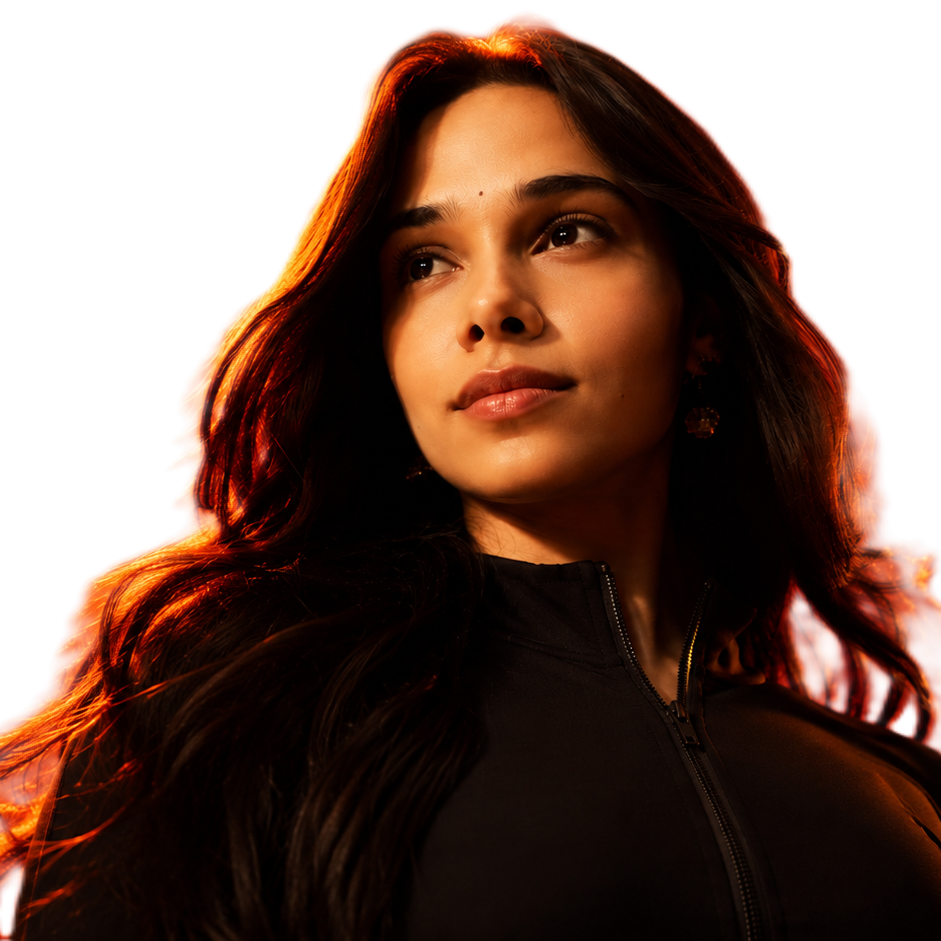
#> input picture assets/jacket.png, 941 x 941 px
$ python dotify.py ../assets/jacket.png
#> lines starting #> are read from the running program, lines starting #| are printed output that depends on the picture
#!/usr/bin/env python3
"""
dotify.py - turn a photo into dot-matrix / binary-grid art as an SVG.

Usage
-----
    python scripts/dotify.py me.jpg -o assets/portrait
    python scripts/dotify.py me.jpg -o assets/portrait --mode binary --cols 64
    python scripts/dotify.py me.jpg -o assets/portrait --circle --animate --color

Writes <out>-dark.svg and <out>-light.svg so the README can swap them with
<picture> + prefers-color-scheme. Also writes <out>.txt for the text modes.

Modes
-----
  dots    halftone: one circle per cell, radius scales with brightness
  binary  a grid of 0/1 glyphs, opacity scales with brightness
  ascii   plain ASCII ramp -> .txt (paste inside a ``` code block)
  braille unicode braille blocks -> .txt (4x denser than ascii)
"""

from __future__ import annotations

import argparse
import math
import sys
from pathlib import Path

try:
    from PIL import Image, ImageChops, ImageEnhance, ImageFilter, ImageOps
except ImportError:  # pragma: no cover
    sys.exit("Pillow is required:  python -m pip install Pillow")


# --------------------------------------------------------------------------- #
# themes
# --------------------------------------------------------------------------- #

THEMES = {
    # name: (foreground, dim-foreground, background-or-None)
    "dark": ("#39d353", "#0e4429", None),
    "light": ("#216e39", "#aceebb", None),
}

ASCII_RAMP = "@%#*+=-:. "  # dark -> light
BRAILLE_BASE = 0x2800
# bit order for a 2x4 braille cell: (col, row) -> dot bit
BRAILLE_BITS = [[0x01, 0x08], [0x02, 0x10], [0x04, 0x20], [0x40, 0x80]]


# --------------------------------------------------------------------------- #
# image prep
# --------------------------------------------------------------------------- #


# [11 lines left out: function square_crop, not called in this run]


def load_grid(path: Path, cols: int, contrast: float, gamma: float,
              cell_aspect: float, square: bool = False,
              focus: tuple[float, float] = (0.5, 0.5),
              equalize: bool = False, detail: float = 0.0):
    """Return (width, height, lum[y][x] in 0..1, rgb[y][x]).

    If the source has an alpha channel it is treated as a subject cutout: the
    image is flattened onto black, and the mask is carried through so nothing
    is ever drawn outside the subject and so `equalize` only measures the
    subject's own histogram rather than a huge empty background.
    """
#> called with cols = 88, contrast = 1.25, gamma = 1, cell_aspect = 1, square = False, focus = (0.5, 0.5), equalize = False, detail = 0
    img = ImageOps.exif_transpose(Image.open(path))
#> img is the input picture: PIL image 941x941 RGBA; mean R, G, B, A 112.2, 36.6, 7.9, 174.1

    mask = None
    if img.mode in ("RGBA", "LA", "P"):
        img = img.convert("RGBA")
        if img.split()[3].getextrema()[0] < 250:  # a real cutout, not a stray channel
            mask = img.split()[3]
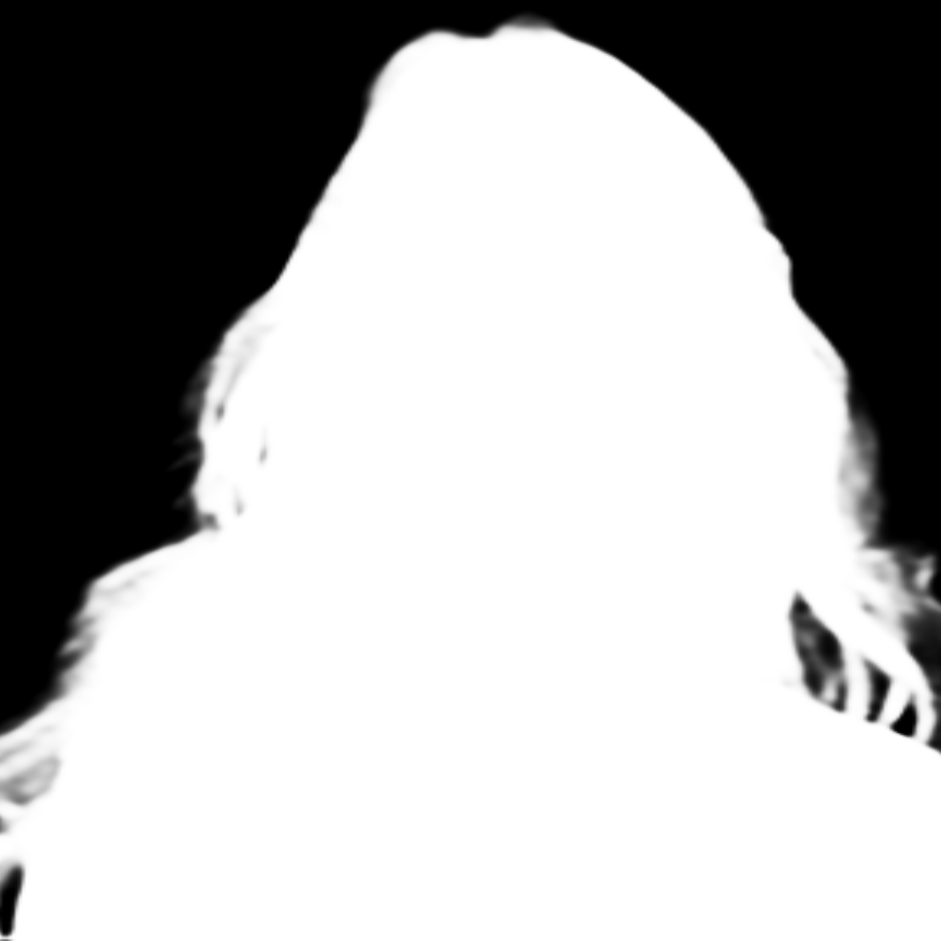
#> mask: PIL image 941x941 L; min 0, max 255, mean 174.1
        flat = Image.new("RGBA", img.size, (0, 0, 0, 255))
        flat.alpha_composite(img)
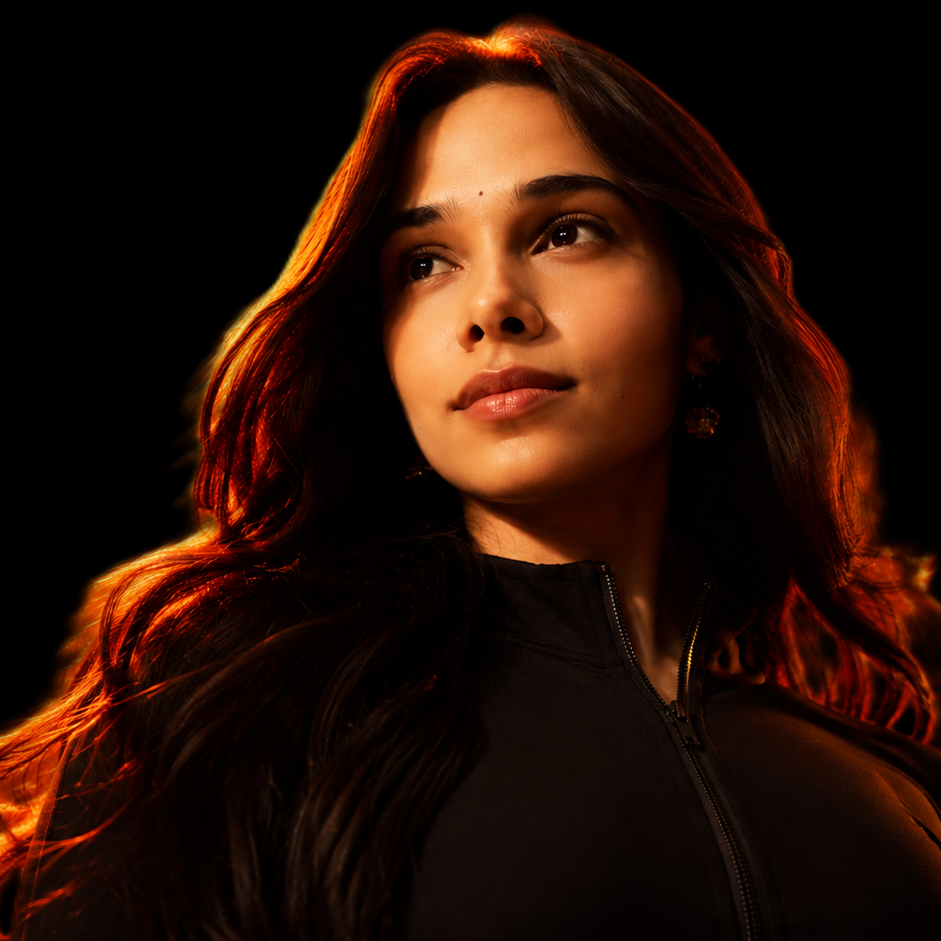
#> flat: PIL image 941x941 RGBA; mean R, G, B, A 39.5, 16.3, 6.8, 255
        img = flat
    img = img.convert("RGB")
#> img: PIL image 941x941 RGB

    if square:
        img = square_crop(img, *focus)
        if mask is not None:
            mask = square_crop(mask, *focus)

    gray = img.convert("L")

    # A lit face against near-black hair spans a far wider range than the ~10
    # tones a dot ramp can show. Equalising against the subject's own histogram
    # buys back the shadow detail; the unsharp pass puts local facial structure
    # back on top of the flattened result.
    if equalize:
        binmask = mask.point(lambda v: 255 if v > 127 else 0) if mask else None
        gray = ImageOps.equalize(gray, mask=binmask)
    if detail > 0:
        radius = max(2, round(min(img.size) / 52))
        gray = gray.filter(ImageFilter.UnsharpMask(
            radius=radius, percent=round(detail * 100), threshold=0))
    if contrast != 1.0:
        gray = ImageEnhance.Contrast(gray).enhance(contrast)
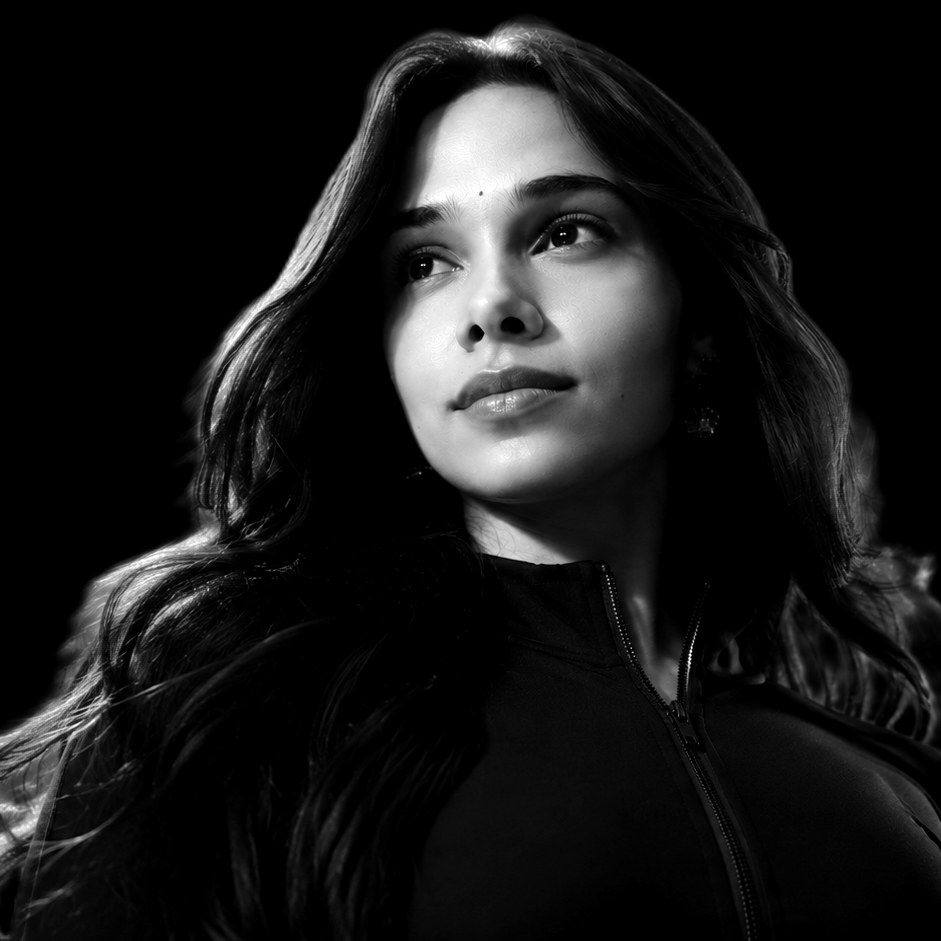
#> gray: PIL image 941x941 L; min 0, max 255, mean 24.2
        img = ImageEnhance.Contrast(img).enhance(contrast)
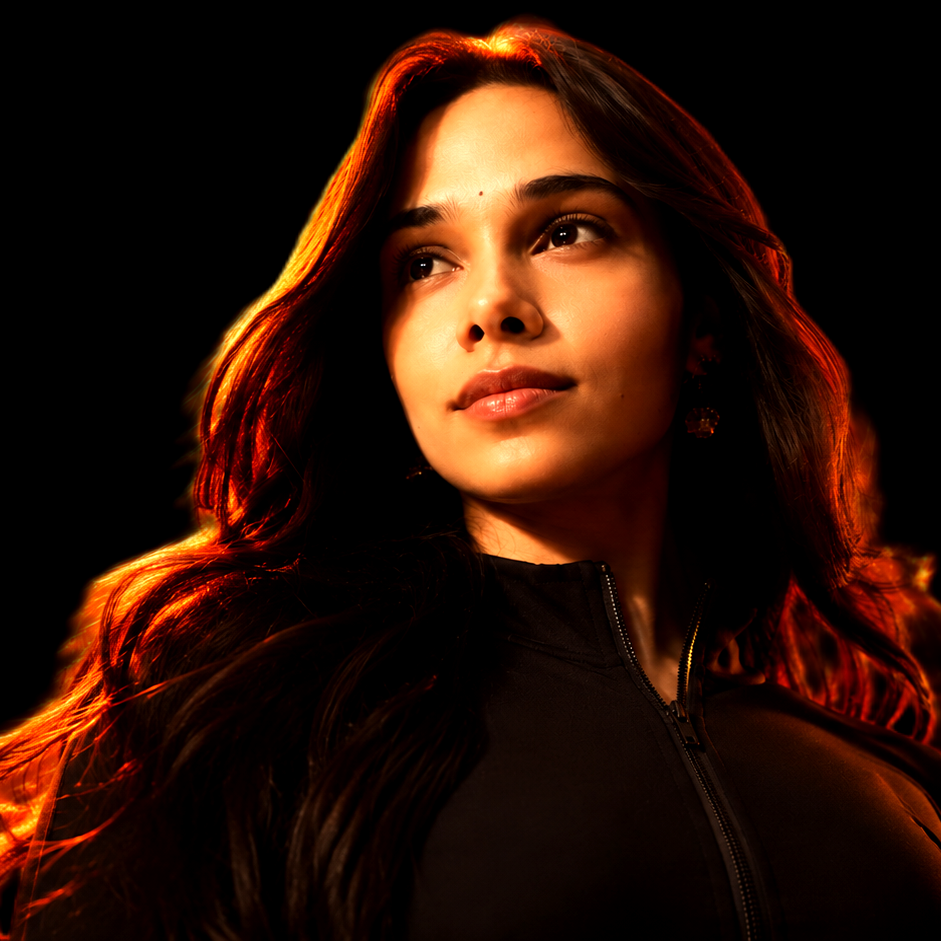
#> img: PIL image 941x941 RGB; mean R, G, B 43.5, 17.5, 6.6

    w, h = img.size
#> w = 941; h = 941
    # cell_aspect is cell width / cell height: 1.0 for square dot cells,
    # ~0.5 for monospace glyphs (which are about twice as tall as they are wide)
    rows = max(1, round(cols * (h / w) * cell_aspect))
#> rows = 88
    small_g = gray.resize((cols, rows), Image.Resampling.LANCZOS)
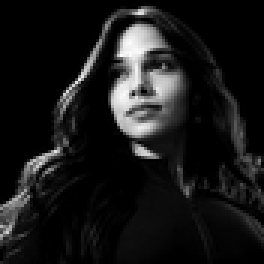
#> small_g: PIL image 88x88 L (shown 3 times larger); min 0, max 250, mean 24.3
    if mask is not None:
        small_m = mask.resize((cols, rows), Image.Resampling.LANCZOS)
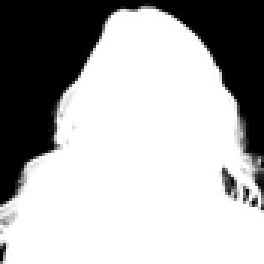
#> small_m: PIL image 88x88 L (shown 3 times larger); min 0, max 255, mean 174
        small_g = ImageChops.multiply(small_g, small_m)
    small_c = img.resize((cols, rows), Image.Resampling.LANCZOS)
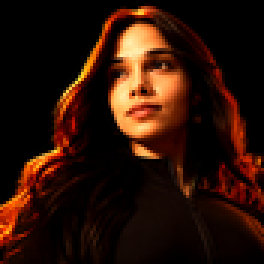
#> small_c: PIL image 88x88 RGB (shown 3 times larger); mean R, G, B 43.5, 17.6, 6.6

    gp, cp = small_g.load(), small_c.load()
    rgb, lum = [], []
    for y in range(rows):
        rgb_row, lum_row = [], []
        for x in range(cols):
            rgb_row.append(cp[x, y])
            v = gp[x, y] / 255.0
            lum_row.append(min(1.0, max(0.0, v ** gamma)))
        rgb.append(rgb_row)
        lum.append(lum_row)
#> after the loop, lum = 88 items; rgb = 88 items
    return cols, rows, lum, rgb


# [10 lines left out: function circle_falloff, not called in this run]


# --------------------------------------------------------------------------- #
# svg builders
# --------------------------------------------------------------------------- #

SWEEP_CSS = """
@keyframes dp {{ 0%,100% {{ opacity: .45 }} 50% {{ opacity: 1 }} }}
.d {{ animation: dp {dur}s ease-in-out infinite }}
{delays}
"""


def svg_header(w, h, pad, bg, animate, lanes, dur):
    style = ""
    if animate:
        delays = "\n".join(
            f".l{i} {{ animation-delay: {i / lanes * dur:.2f}s }}" for i in range(lanes)
        )
        style = "<style>%s</style>" % SWEEP_CSS.format(dur=dur, delays=delays)
    bgrect = f'<rect width="100%" height="100%" fill="{bg}"/>' if bg else ""
    return (
        f'<svg xmlns="http://www.w3.org/2000/svg" '
        f'viewBox="0 0 {w + 2 * pad} {h + 2 * pad}" '
        f'width="{w + 2 * pad}" height="{h + 2 * pad}" role="img" '
        f'aria-label="dot-matrix portrait">{style}{bgrect}'
        f'<g transform="translate({pad},{pad})">'
    )


def build_dots(cols, rows, lum, rgb, theme, opts):
    fg, dim, _ = THEMES[theme]
    cell = opts.cell
    max_r = cell * 0.5 * opts.dot_scale
    lanes = opts.lanes
    out = []
    for y in range(rows):
        for x in range(cols):
            v = lum[y][x]
            if opts.invert:
                v = 1 - v
            if opts.circle:
                v *= circle_falloff(x, y, cols, rows)
            if v < opts.floor:
                continue
            r = max_r * (v ** 0.85)
            if r < 0.18:
                continue
            cx = x * cell + cell / 2
            cy = y * cell + cell / 2
            if opts.color:
                cr, cg, cb = rgb[y][x]
                fill = f"#{cr:02x}{cg:02x}{cb:02x}"
            else:
                fill = fg if v > 0.42 else dim
            cls = f' class="d l{x % lanes}"' if opts.animate else ""
            out.append(
                f'<circle cx="{cx:.1f}" cy="{cy:.1f}" r="{r:.2f}" fill="{fill}"{cls}/>'
            )
    return "".join(out), cols * cell, rows * cell


# [70 lines left out: functions build_binary, build_ascii, build_braille, not called in this run]


# --------------------------------------------------------------------------- #
# main
# --------------------------------------------------------------------------- #


def main(argv=None):
    p = argparse.ArgumentParser(description=__doc__,
                                formatter_class=argparse.RawDescriptionHelpFormatter)
    p.add_argument("image", type=Path, help="source photo (jpg/png/webp)")
    p.add_argument("-o", "--out", type=Path, default=Path("assets/portrait"),
                   help="output path WITHOUT extension (default: assets/portrait)")
    p.add_argument("--mode", choices=("dots", "binary", "ascii", "braille"),
                   default="dots")
    p.add_argument("--cols", type=int, default=88, help="dots across (default 88)")
    p.add_argument("--cell", type=float, default=10.0, help="SVG units per cell")
    p.add_argument("--dot-scale", type=float, default=0.92,
                   help="max dot diameter as a fraction of the cell")
    p.add_argument("--gamma", type=float, default=1.0,
                   help="<1 brightens midtones, >1 darkens them")
    p.add_argument("--contrast", type=float, default=1.25)
    p.add_argument("--equalize", action="store_true",
                   help="equalise against the subject's own histogram — the fix "
                        "for a lit face against dark hair losing all shadow detail")
    p.add_argument("--detail", type=float, default=0.0, metavar="N",
                   help="local-contrast boost, 0-1.5. Puts facial structure back "
                        "after --equalize flattens it; 0.5 is a good start")
    p.add_argument("--floor", type=float, default=0.06,
                   help="drop cells dimmer than this (keeps the file small)")
    p.add_argument("--threshold", type=float, default=0.45,
                   help="on/off cutoff for braille mode")
    p.add_argument("--cell-aspect", type=float, default=1.0,
                   help="cell width/height; use 0.5 for ascii mode")
    p.add_argument("--square", action="store_true",
                   help="crop to 1:1 before converting")
    p.add_argument("--focus", default="0.5,0.5", metavar="X,Y",
                   help="focus point for --square as fractions of width,height "
                        "(default 0.5,0.5; use e.g. 0.55,0.42 to centre a face "
                        "sitting right of and above the middle)")
    p.add_argument("--invert", action="store_true",
                   help="big dots on DARK areas instead of light ones")
    p.add_argument("--circle", action="store_true",
                   help="mask to a circle (avatar style)")
    p.add_argument("--color", action="store_true",
                   help="tint each dot with the source pixel colour")
    p.add_argument("--animate", action="store_true",
                   help="add a slow shimmer sweeping across the columns")
    p.add_argument("--lanes", type=int, default=14, help="shimmer stagger groups")
    p.add_argument("--duration", type=float, default=4.0, help="shimmer seconds")
    p.add_argument("--pad", type=float, default=8.0)
    p.add_argument("--bg", default="", help="optional background colour")
    args = p.parse_args(argv)

    if args.mode == "ascii" and args.cell_aspect == 1.0:
        args.cell_aspect = 0.5  # monospace glyphs are ~2:1

    if not args.image.exists():
        sys.exit(f"no such image: {args.image}")

    try:
        fx, fy = (float(v) for v in args.focus.split(","))
    except ValueError:
        sys.exit(f"--focus wants two numbers like 0.55,0.42 (got {args.focus!r})")

    args.out.parent.mkdir(parents=True, exist_ok=True)
    cols, rows, lum, rgb = load_grid(args.image, args.cols, args.contrast,
                                     args.gamma, args.cell_aspect,
                                     args.square, (fx, fy),
                                     args.equalize, args.detail)
#> cols = 88; rows = 88; lum = 88 items; rgb = 88 items

    if args.mode in ("ascii", "braille"):
        text = (build_ascii if args.mode == "ascii" else build_braille)(
            cols, rows, lum, args)
        txt = args.out.with_suffix(".txt")
        txt.write_text(text, encoding="utf-8")
        print(f"wrote {txt}  ({cols}x{rows} cells)")
        return

    builder = build_dots if args.mode == "dots" else build_binary
    # In --color mode the dot fills come from the photo, so the light and dark
    # renders would be byte-identical. Emit one theme-neutral file instead.
    themes = ("dark",) if args.color else ("dark", "light")
    for theme in themes:
        body, w, h = builder(cols, rows, lum, rgb, theme, args)
        svg = (
            svg_header(w, h, args.pad, args.bg, args.animate, args.lanes,
                       args.duration)
            + body + "</g></svg>"
        )
        stem = args.out.name if args.color else f"{args.out.name}-{theme}"
        dest = args.out.with_name(f"{stem}.svg")
        dest.write_text(svg, encoding="utf-8")
        print(f"wrote {dest}  ({len(svg) / 1024:.0f} KB, {cols}x{rows} cells)")
#> this loop made 2 passes
#> (w, h) on passes 1 to 2: (880, 880), (880, 880)
#| wrote assets/portrait-dark.svg  (102 KB, 88x88 cells)
#| wrote assets/portrait-light.svg  (102 KB, 88x88 cells)


if __name__ == "__main__":
    main()
